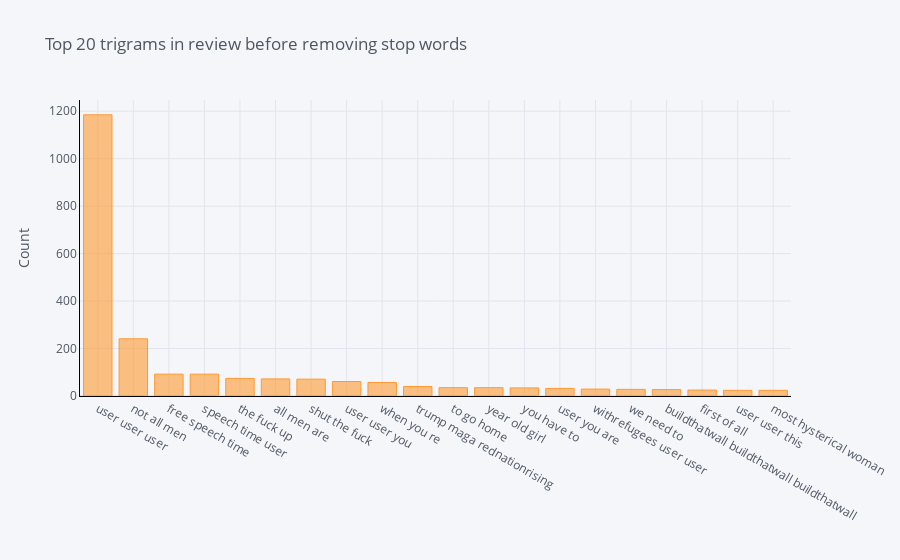

Notebook source saved alongside this figure:
### Code cell
df5.groupby('ReviewText').sum()['count'].sort_values(ascending=False).iplot(
    kind='bar', yTitle='Count', linecolor='black', title='Top 20 trigrams in review before removing stop words')

### Figure 1 — Plotly figure (JSON) as saved in the notebook; plotly's stock layout.template omitted (floating-point values rounded to 4 significant figures)
{"data": [{"name": "count", "text": "", "y": [1185, 241, 92, 92, 74, 72, 71, 61, 57, 40, 35, 35, 34, 32, 29, 28, 27, 25, 24, 24], "marker": {"color": "rgba(255, 153, 51, 0.6)", "line": {"color": "rgba(255, 153, 51, 1.0)", "width": 1}}, "x": ["user user user", "not all men", "free speech time", "speech time user", "the fuck up", "all men are", "shut the fuck", "user user you", "when you re", "trump maga rednationrising", "to go home", "year old girl", "you have to", "user you are", "withrefugees user user", "we need to", "buildthatwall buildthatwall buildthatwall", "first of all", "user user this", "most hysterical woman"], "type": "bar", "orientation": "v"}], "layout": {"title": {"text": "Top 20 trigrams in review before removing stop words", "font": {"color": "#4D5663"}}, "paper_bgcolor": "#F5F6F9", "plot_bgcolor": "#F5F6F9", "yaxis": {"tickfont": {"color": "#4D5663"}, "title": {"text": "Count", "font": {"color": "#4D5663"}}, "showgrid": true, "zerolinecolor": "#E1E5ED", "gridcolor": "#E1E5ED", "linecolor": "black"}, "xaxis": {"tickfont": {"color": "#4D5663"}, "title": {"text": "", "font": {"color": "#4D5663"}}, "showgrid": true, "zerolinecolor": "#E1E5ED", "gridcolor": "#E1E5ED", "linecolor": "black"}, "legend": {"bgcolor": "#F5F6F9", "font": {"color": "#4D5663"}}}}
